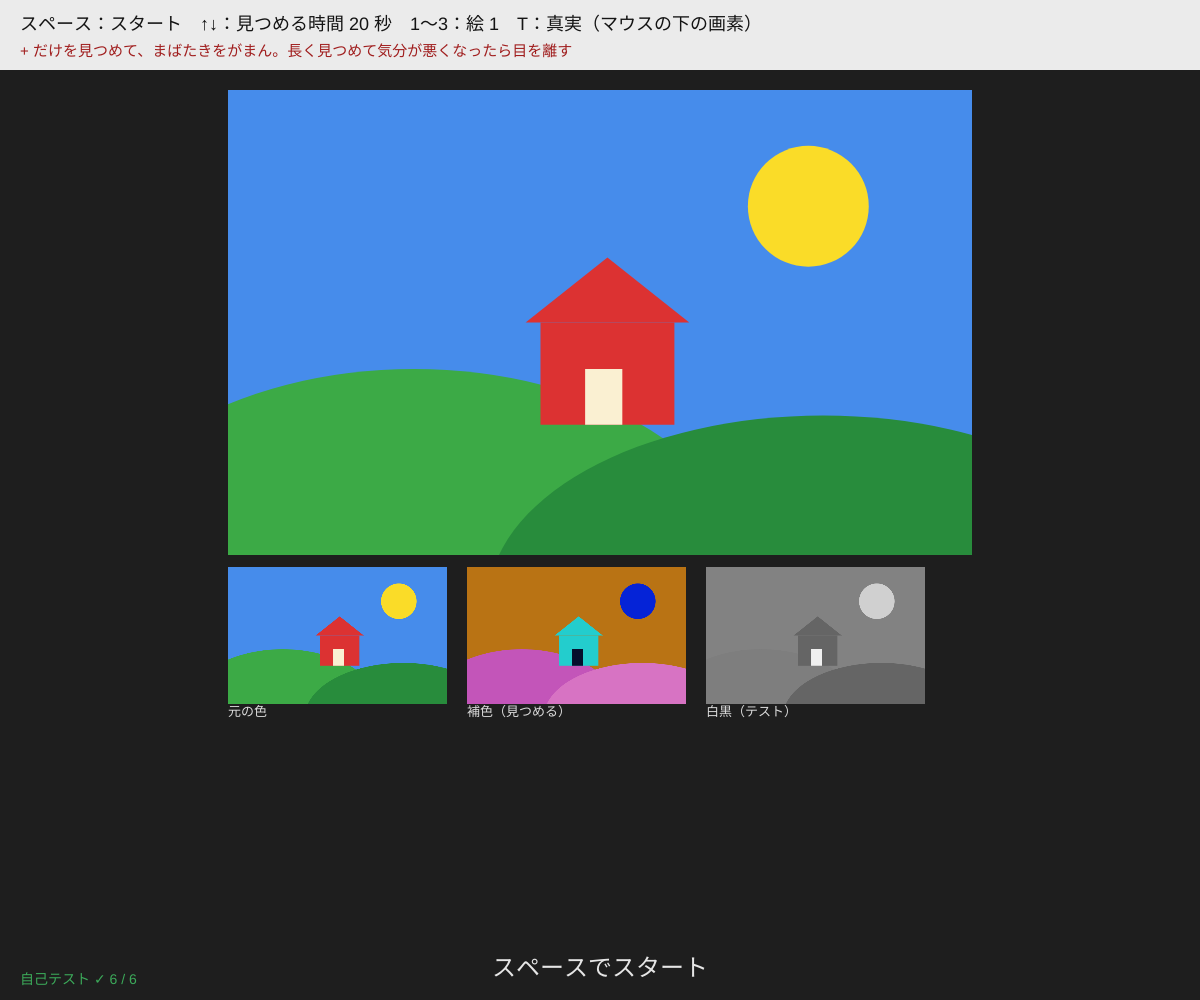
Frame 1 (no input)
Frame 60 (no input): identical to frame 1, image omitted
Frame 120 (the mouse pressed at the canvas centre since frame 60): identical to frame 1, image omitted

The p5.js sketch that drew this single still picture (run headless with seeded random() and noise() and a simulated clock; from frame 60 on, the mouse is pressed at the canvas centre):

// p5.js sketch
// ── sketch.js
// ============================================
// 11 補色残像 ─ 白黒の写真に色が見える
// 色を反転した絵（補色：255 − R, 255 − G, 255 − B）の真ん中の + を見つめてから、白黒の絵に切りかえると
// しばらくの間、白黒の絵に本当の色が見える。目の色のセンサーが疲れて、反対の色が強く感じられるから
// スペース = スタート / ↑↓ = 見つめる時間 / 1〜3 = 絵を選ぶ / T = 真実（いま見ている絵の画素の RGB を表示）
// 長く見つめて気分が悪くなったら目を離す
// ============================================

let adaptSec = 20;            // ★ 見つめる時間（秒）
let testSec = 10;             // ★ 白黒の絵を見せる時間（秒）
let scene = 1, truthKey = false;
let orig, comp, grey, startMs = -1;

function setup() {
  createCanvas(windowWidth, windowHeight);
  makeImages();
  selfTest();
}
function phaseAt(t) { if (t < 0) return 'ready'; if (t < adaptSec) return 'adapt'; if (t < adaptSec + testSec) return 'test'; return 'ready'; }
function elapsed() { return startMs < 0 ? -1 : (millis() - startMs) / 1000; }
function frameBox() { let w = Math.round(Math.min(width * 0.62, (height - 170) * 1.6)), h = Math.round(w / 1.6); return { x: Math.round((width - w) / 2), y: 90, w, h }; }

// ---- 3 枚の絵：元の色 → 補色 → 白黒（明るさだけ）
function makeImages() {
  let B = frameBox();
  if (!orig || orig.width !== B.w || orig.height !== B.h) { if (orig) orig.remove(); orig = createGraphics(B.w, B.h); orig.pixelDensity(1); }
  drawScene(orig, scene);
  orig.loadPixels();
  comp = createImage(B.w, B.h); grey = createImage(B.w, B.h); comp.loadPixels(); grey.loadPixels();
  for (let i = 0; i < orig.pixels.length; i += 4) {
    let [r, g, b] = [orig.pixels[i], orig.pixels[i + 1], orig.pixels[i + 2]];
    let c = complement([r, g, b]), y = lumaOf([r, g, b]);
    comp.pixels[i] = c[0]; comp.pixels[i + 1] = c[1]; comp.pixels[i + 2] = c[2]; comp.pixels[i + 3] = 255;
    grey.pixels[i] = grey.pixels[i + 1] = grey.pixels[i + 2] = y; grey.pixels[i + 3] = 255;
  }
  comp.updatePixels(); grey.updatePixels();
}
function complement(c) { return [255 - c[0], 255 - c[1], 255 - c[2]]; }
function lumaOf(c) { return Math.round(0.299 * c[0] + 0.587 * c[1] + 0.114 * c[2]); }   // テレビと同じ明るさの式

function drawScene(g, k) {
  let w = g.width, h = g.height; g.noStroke();
  if (k === 1) {        // 風景：空・太陽・丘・家
    g.background(70, 140, 235);
    g.fill(250, 220, 40); g.circle(w * 0.78, h * 0.25, h * 0.26);
    g.fill(60, 170, 70); g.ellipse(w * 0.25, h * 1.05, w * 0.9, h * 0.9); g.fill(40, 140, 60); g.ellipse(w * 0.8, h * 1.1, w * 0.9, h * 0.8);
    g.fill(220, 50, 50); g.rect(w * 0.42, h * 0.5, w * 0.18, h * 0.22); g.triangle(w * 0.4, h * 0.5, w * 0.62, h * 0.5, w * 0.51, h * 0.36);
    g.fill(250, 240, 210); g.rect(w * 0.48, h * 0.6, w * 0.05, h * 0.12);
  } else if (k === 2) { // 3 色の帯と円
    let cols = [[40, 90, 220], [245, 245, 245], [220, 40, 50]];
    cols.forEach((c, i) => { g.fill(c); g.rect((w * i) / 3, 0, w / 3 + 1, h); });
    g.fill(250, 200, 30); g.circle(w / 2, h / 2, h * 0.45);
  } else {              // 色とりどりの円
    g.background(235);
    for (let i = 0; i < 5; i++) for (let j = 0; j < 3; j++) { g.colorMode(HSB); g.fill((i * 72 + j * 24) % 360, 80, 95); g.circle(((i + 0.5) * w) / 5, ((j + 0.5) * h) / 3, h * 0.26); g.colorMode(RGB); }
  }
}

function draw() {
  let t = elapsed(), ph = phaseAt(t), B = frameBox();
  if (ph === 'ready' && t >= 0) startMs = -1;
  background(30);
  if (ph === 'adapt') image(comp, B.x, B.y);
  else if (ph === 'test') image(grey, B.x, B.y);
  else {
    image(orig, B.x, B.y);
    // 3 枚を小さく並べる
    let tw = Math.round(B.w / 3.4), th = Math.round(tw / 1.6), ty = B.y + B.h + 12;
    [[orig, '元の色'], [comp, '補色（見つめる）'], [grey, '白黒（テスト）']].forEach(([im, nm], i) => { let x = B.x + i * (tw + 20); image(im, x, ty, tw, th); fill(220); textSize(13); textAlign(LEFT, TOP); text(nm, x, ty + th + 2); });
  }
  if (ph !== 'ready') { stroke(0); strokeWeight(3); let cx = B.x + B.w / 2, cy = B.y + B.h / 2; line(cx - 12, cy, cx + 12, cy); line(cx, cy - 12, cx, cy + 12); }
  hud(ph, t);
}

function hud(ph, t) {
  noStroke(); fill(235); rect(0, 0, width, 70);
  fill(20); textSize(18); textAlign(LEFT, BASELINE);
  text('スペース：スタート　↑↓：見つめる時間 ' + adaptSec + ' 秒　1〜3：絵 ' + scene + '　T：真実（マウスの下の画素）', 20, 30);
  fill(160, 30, 30); textSize(15);
  text('+ だけを見つめて、まばたきをがまん。長く見つめて気分が悪くなったら目を離す', 20, 56);
  fill(230); textSize(24); textAlign(CENTER, BASELINE);
  let msg = ph === 'ready' ? 'スペースでスタート' : ph === 'adapt' ? '+ を見つめて… あと ' + Math.ceil(adaptSec - t) + ' 秒' : '白黒の絵です。色が見える？（' + Math.ceil(adaptSec + testSec - t) + '）';
  text(msg, width / 2, height - 24);
  textAlign(LEFT, BASELINE);
  if (truthKey && mouseX >= 0 && mouseY >= 0 && mouseX < width && mouseY < height) {
    let c = get(Math.floor(mouseX), Math.floor(mouseY));
    fill(255); rect(width - 230, 90, 210, 80, 8); fill(c[0], c[1], c[2]); rect(width - 220, 100, 60, 60);
    fill(20); textSize(15); text('R ' + c[0] + ' G ' + c[1], width - 150, 122); text('B ' + c[2] + (c[0] === c[1] && c[1] === c[2] ? '（色なし）' : ''), width - 150, 146);
  }
  fill(selfTestResults.length && selfTestResults.every((r) => r.ok) ? color(60, 170, 90) : color(230, 60, 60)); textSize(14);
  text(selfTestLine(), 20, height - 16);
}

function keyPressed() {
  if (key === ' ') startMs = millis();
  if (key === UP_ARROW) adaptSec = Math.min(60, adaptSec + 5);
  if (key === DOWN_ARROW) adaptSec = Math.max(5, adaptSec - 5);
  if (key === '1' || key === '2' || key === '3') { scene = +key; startMs = -1; makeImages(); }
  if (key === 't' || key === 'T') truthKey = !truthKey;
}
function windowResized() { resizeCanvas(windowWidth, windowHeight); makeImages(); }

// ---------- やってみよう ----------
// 1. 見つめる時間 5 秒・20 秒・40 秒で、色が見えている時間をくらべる
// 2. テスト中に T を押してマウスで白黒の絵をなぞる。R = G = B（色なし）なのに色が見える
// 3. + から目をそらして見つめると、残像の色がずれる・ぼやける
// 4. 2（3 色の帯）で、見える色は元の色と同じ？ 少しちがう？
// 5. drawScene に自分の絵を描こう（国旗、好きなキャラクターの色 など）


// ==================================================
// ここから下は「錯視の道具」（中身は読まなくても OK。消さないでね）
// ==================================================
// ---- 自己テスト：補色と白黒の計算を、絵の全部の画素で確かめる
let selfTestResults = [];
function selfTest() {
  let R = [], ok = (name, cond) => R.push({ name, ok: !!cond }), n = orig.pixels.length / 4;
  let allSum = true, allGrey = true, allLuma = true;
  for (let i = 0; i < orig.pixels.length; i += 4) {
    for (let c = 0; c < 3; c++) if (orig.pixels[i + c] + comp.pixels[i + c] !== 255) allSum = false;
    if (grey.pixels[i] !== grey.pixels[i + 1] || grey.pixels[i + 1] !== grey.pixels[i + 2]) allGrey = false;
    if (grey.pixels[i] !== lumaOf([orig.pixels[i], orig.pixels[i + 1], orig.pixels[i + 2]])) allLuma = false;
  }
  ok('全 ' + n + ' 画素で 元の色 ＋ 補色 = 255（R・G・B それぞれ）', allSum);
  ok('補色の補色は元の色', complement(complement([12, 200, 99])).join() === '12,200,99');
  ok('白黒の絵は全画素で R = G = B（色の情報はまったくない）', allGrey);
  ok('白黒の明るさ = 0.299 R ＋ 0.587 G ＋ 0.114 B（白 255、黒 0）', allLuma && lumaOf([255, 255, 255]) === 255 && lumaOf([0, 0, 0]) === 0);
  ok('タイマー：見つめる → テスト → 待ち', phaseAt(-1) === 'ready' && phaseAt(1) === 'adapt' && phaseAt(adaptSec + 1) === 'test' && phaseAt(adaptSec + testSec + 1) === 'ready');
  let colours = new Set(); for (let i = 0; i < orig.pixels.length; i += 4 * 97) colours.add(orig.pixels[i] + ',' + orig.pixels[i + 1] + ',' + orig.pixels[i + 2]);
  ok('元の絵には色がある（' + colours.size + ' 色以上）', colours.size >= 4);
  selfTestResults = R;
  for (let r of R) (r.ok ? console.log : console.error)((r.ok ? '✓ ' : '✗ ') + r.name);
  return R.every((r) => r.ok);
}
function selfTestLine() { let n = selfTestResults.filter((r) => r.ok).length; return '自己テスト ' + (n === selfTestResults.length ? '✓ ' : '✗ ') + n + ' / ' + selfTestResults.length; }
